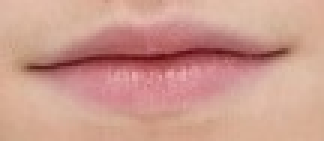
#> input picture Here/big picture/lips.png, 108 x 47 px, found by its file name (shown 3 times larger)
$ python finaldefacer.py
#> lines starting #> are read from the running program, lines starting #| are printed output that depends on the picture
from PIL import Image
import numpy as np

lips = Image.open("lips.png")
#> lips is the input picture: PIL image 108x47 RGB; mean R, G, B 204.4, 154.5, 141.6
lips_set=()
firsttime=True
for mainy in range (1,5):
	for mainx in range (1,12):
		if firsttime==True:
			cordinate = x, y = 1,1
		lips_set=lips_set+lips.getpixel(cordinate)
		x+=1
		cordinate = x, y
		firsttime=False
	y+=1
	x=1
	cordinate = x, y
#> after the loop, lips_set = 132 values, max 226 at index 96, min 161 at index 122, mean 191.5
print(lips_set)
#> (printed output is left out)
print(len(lips_set))
#| 132
#length of tuple is 132

face_set=()
#face = Image.open("genny.jpg")
face = Image.open("test.png")
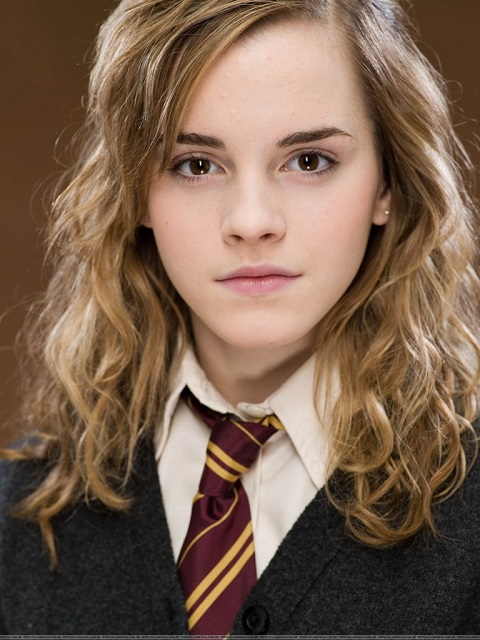
#> input picture Here/big picture/test.png, 480 x 640 px, found by its file name
#> face is the input picture: PIL image 480x640 RGB; mean R, G, B 121.3, 96.1, 78
firsttime=True
horizontal=1
vertical=1
x=0
y=0
maximum=0
getcord=0,0
def check_intersection():
	global face_set
	global lips_set
	global maximum
	global x
	global y
	global getcord
	matches=0
	for i in range (1,132):
		if lips_set[i]==face_set[i]:
			matches+=1
	if matches>maximum:
		maximum=matches
	if matches>=11:
		getcord= cordinate
		print("heres the cordinates", getcord)
	print(matches)
	face_set=()
while y<60:
	while x < 37:
		for mainy in range (1,5):
			for mainx in range (1,12):
				cordinate = mainx+x, mainy+y
				face_set=face_set+face.getpixel(cordinate)
		check_intersection()
		x+=1
	y+=1
	x=0
#> after the loop, face_set = (); y = 60
print(face_set)
print(maximum)
print(getcord)
x4=getcord[0]
y4=getcord[1]
x1=x4-11
y1=y4-4
pixel_position=0
print("printing pixel position")
print(lips_set[pixel_position])
#| 221
#> (printed output is left out)
def correct_img():
	global x4,y4,x1,y1
	global pixel_position
	face1 = Image.open("defaced.png")
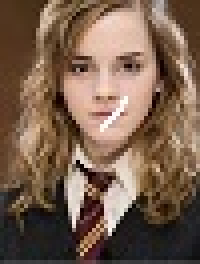
#> input picture Here/defaced.png, 50 x 66 px (shown 4 times larger)
#> face1 is the input picture: PIL image 50x66 RGB; mean R, G, B 121, 96, 78.4
	for mainy in range (1,5):
		for mainx in range (1,12):
			cordinate = mainx+x1, mainy+y1
			face1.putpixel((cordinate), (lips_set[pixel_position],lips_set[pixel_position+1],lips_set[pixel_position+2]))
			pixel_position+=3
#> after the loop, pixel_position = 132
	face1.save("output.png")
print(lips_set)
correct_img()
